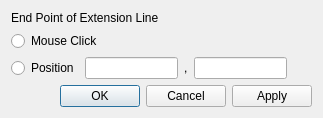
<?xml version="1.0" encoding="UTF-8"?>
<ui version="4.0">
 <class>RawDataRiverPathPointExtensionAddDialog</class>
 <widget class="QDialog" name="RawDataRiverPathPointExtensionAddDialog">
  <property name="geometry">
   <rect>
    <x>0</x>
    <y>0</y>
    <width>323</width>
    <height>115</height>
   </rect>
  </property>
  <property name="windowTitle">
   <string>Add Extension Line</string>
  </property>
  <layout class="QVBoxLayout" name="verticalLayout">
   <item>
    <widget class="QLabel" name="label">
     <property name="text">
      <string>End Point of Extension Line</string>
     </property>
    </widget>
   </item>
   <item>
    <layout class="QHBoxLayout" name="horizontalLayout">
     <item>
      <widget class="QRadioButton" name="clickRadioButton">
       <property name="text">
        <string>Mouse Click</string>
       </property>
      </widget>
     </item>
     <item>
      <spacer name="horizontalSpacer">
       <property name="orientation">
        <enum>Qt::Horizontal</enum>
       </property>
       <property name="sizeHint" stdset="0">
        <size>
         <width>40</width>
         <height>20</height>
        </size>
       </property>
      </spacer>
     </item>
    </layout>
   </item>
   <item>
    <layout class="QHBoxLayout" name="horizontalLayout_2">
     <item>
      <widget class="QRadioButton" name="positionRadioButton">
       <property name="text">
        <string>Position</string>
       </property>
      </widget>
     </item>
     <item>
      <widget class="RealNumberEditWidget" name="positionXEdit"/>
     </item>
     <item>
      <widget class="QLabel" name="commaLabel">
       <property name="text">
        <string>,</string>
       </property>
      </widget>
     </item>
     <item>
      <widget class="RealNumberEditWidget" name="positionYEdit"/>
     </item>
     <item>
      <spacer name="horizontalSpacer_2">
       <property name="orientation">
        <enum>Qt::Horizontal</enum>
       </property>
       <property name="sizeHint" stdset="0">
        <size>
         <width>40</width>
         <height>20</height>
        </size>
       </property>
      </spacer>
     </item>
    </layout>
   </item>
   <item>
    <widget class="QDialogButtonBox" name="buttonBox">
     <property name="orientation">
      <enum>Qt::Horizontal</enum>
     </property>
     <property name="standardButtons">
      <set>QDialogButtonBox::Apply|QDialogButtonBox::Cancel|QDialogButtonBox::Ok</set>
     </property>
    </widget>
   </item>
  </layout>
 </widget>
 <customwidgets>
  <customwidget>
   <class>RealNumberEditWidget</class>
   <extends>QLineEdit</extends>
   <header>guibase/realnumbereditwidget.h</header>
  </customwidget>
 </customwidgets>
 <resources/>
 <connections>
  <connection>
   <sender>buttonBox</sender>
   <signal>accepted()</signal>
   <receiver>RawDataRiverPathPointExtensionAddDialog</receiver>
   <slot>accept()</slot>
   <hints>
    <hint type="sourcelabel">
     <x>257</x>
     <y>105</y>
    </hint>
    <hint type="destinationlabel">
     <x>157</x>
     <y>274</y>
    </hint>
   </hints>
  </connection>
  <connection>
   <sender>buttonBox</sender>
   <signal>rejected()</signal>
   <receiver>RawDataRiverPathPointExtensionAddDialog</receiver>
   <slot>reject()</slot>
   <hints>
    <hint type="sourcelabel">
     <x>313</x>
     <y>105</y>
    </hint>
    <hint type="destinationlabel">
     <x>286</x>
     <y>274</y>
    </hint>
   </hints>
  </connection>
  <connection>
   <sender>positionRadioButton</sender>
   <signal>toggled(bool)</signal>
   <receiver>positionXEdit</receiver>
   <slot>setEnabled(bool)</slot>
   <hints>
    <hint type="sourcelabel">
     <x>37</x>
     <y>68</y>
    </hint>
    <hint type="destinationlabel">
     <x>103</x>
     <y>67</y>
    </hint>
   </hints>
  </connection>
  <connection>
   <sender>positionRadioButton</sender>
   <signal>toggled(bool)</signal>
   <receiver>positionYEdit</receiver>
   <slot>setEnabled(bool)</slot>
   <hints>
    <hint type="sourcelabel">
     <x>50</x>
     <y>63</y>
    </hint>
    <hint type="destinationlabel">
     <x>213</x>
     <y>59</y>
    </hint>
   </hints>
  </connection>
 </connections>
</ui>
